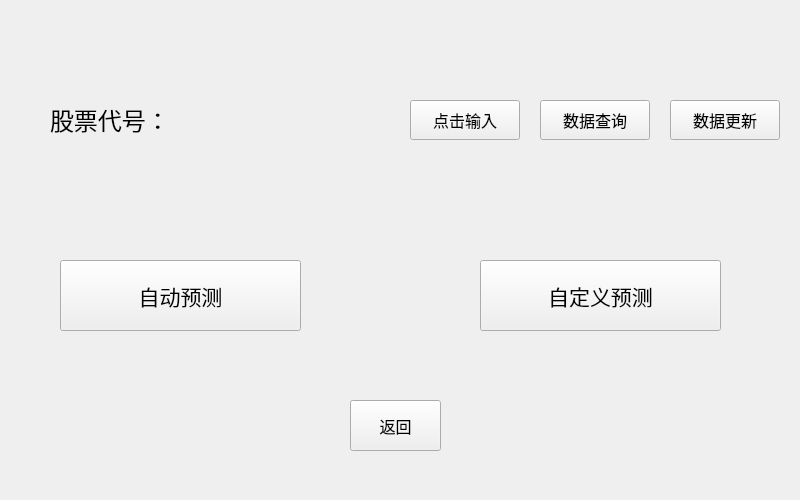
<?xml version="1.0" encoding="UTF-8"?>
<ui version="4.0">
 <class>pre</class>
 <widget class="QWidget" name="pre">
  <property name="geometry">
   <rect>
    <x>0</x>
    <y>0</y>
    <width>800</width>
    <height>500</height>
   </rect>
  </property>
  <property name="windowTitle">
   <string>pre</string>
  </property>
  <widget class="QPushButton" name="pushButton_4">
   <property name="geometry">
    <rect>
     <x>350</x>
     <y>400</y>
     <width>91</width>
     <height>51</height>
    </rect>
   </property>
   <property name="font">
    <font>
     <family>黑体</family>
     <pointsize>12</pointsize>
    </font>
   </property>
   <property name="text">
    <string>返回</string>
   </property>
  </widget>
  <widget class="QPushButton" name="pushButton_5">
   <property name="geometry">
    <rect>
     <x>60</x>
     <y>260</y>
     <width>241</width>
     <height>71</height>
    </rect>
   </property>
   <property name="font">
    <font>
     <family>黑体</family>
     <pointsize>16</pointsize>
    </font>
   </property>
   <property name="text">
    <string>自动预测</string>
   </property>
  </widget>
  <widget class="QPushButton" name="pushButton_6">
   <property name="geometry">
    <rect>
     <x>480</x>
     <y>260</y>
     <width>241</width>
     <height>71</height>
    </rect>
   </property>
   <property name="font">
    <font>
     <family>黑体</family>
     <pointsize>16</pointsize>
    </font>
   </property>
   <property name="text">
    <string>自定义预测</string>
   </property>
  </widget>
  <widget class="QPushButton" name="pushButton_7">
   <property name="geometry">
    <rect>
     <x>540</x>
     <y>100</y>
     <width>110</width>
     <height>40</height>
    </rect>
   </property>
   <property name="font">
    <font>
     <family>黑体</family>
     <pointsize>12</pointsize>
    </font>
   </property>
   <property name="text">
    <string>数据查询</string>
   </property>
  </widget>
  <widget class="QPushButton" name="pushButton_8">
   <property name="geometry">
    <rect>
     <x>670</x>
     <y>100</y>
     <width>110</width>
     <height>40</height>
    </rect>
   </property>
   <property name="font">
    <font>
     <family>黑体</family>
     <pointsize>12</pointsize>
    </font>
   </property>
   <property name="text">
    <string>数据更新</string>
   </property>
  </widget>
  <widget class="QLabel" name="label_3">
   <property name="geometry">
    <rect>
     <x>50</x>
     <y>100</y>
     <width>141</width>
     <height>41</height>
    </rect>
   </property>
   <property name="font">
    <font>
     <family>黑体</family>
    </font>
   </property>
   <property name="text">
    <string>&lt;html&gt;&lt;head/&gt;&lt;body&gt;&lt;p&gt;&lt;span style=&quot; font-size:18pt;&quot;&gt;股票代号：&lt;/span&gt;&lt;/p&gt;&lt;/body&gt;&lt;/html&gt;</string>
   </property>
  </widget>
  <widget class="QLabel" name="label">
   <property name="geometry">
    <rect>
     <x>200</x>
     <y>100</y>
     <width>181</width>
     <height>41</height>
    </rect>
   </property>
   <property name="text">
    <string>&lt;html&gt;&lt;head/&gt;&lt;body&gt;&lt;p&gt;&lt;br/&gt;&lt;/p&gt;&lt;/body&gt;&lt;/html&gt;</string>
   </property>
  </widget>
  <widget class="QPushButton" name="pushButton_9">
   <property name="geometry">
    <rect>
     <x>410</x>
     <y>100</y>
     <width>110</width>
     <height>40</height>
    </rect>
   </property>
   <property name="font">
    <font>
     <family>黑体</family>
     <pointsize>12</pointsize>
    </font>
   </property>
   <property name="text">
    <string>点击输入</string>
   </property>
  </widget>
 </widget>
 <resources/>
 <connections/>
</ui>
